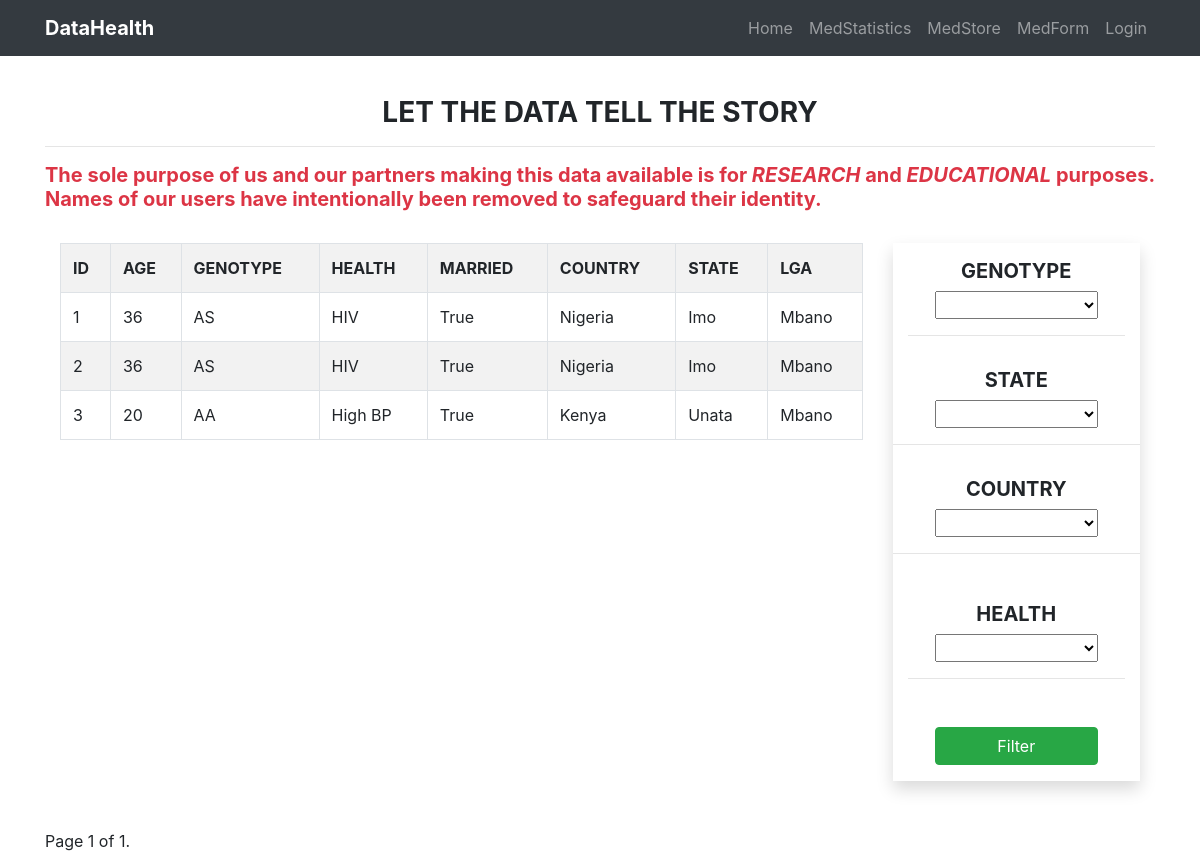
The app's page /medhistory/userstats/, older data.
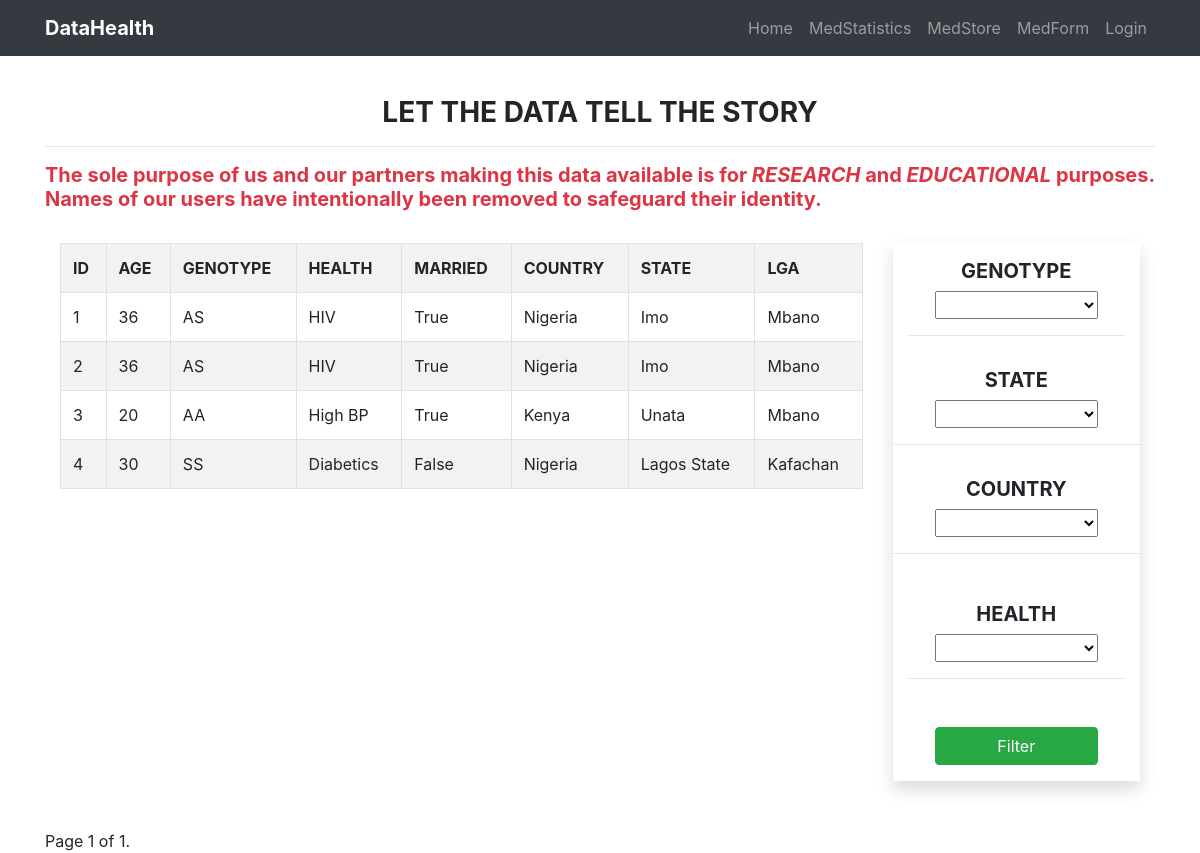
The same page, newer data.
### usersmedhistory/models.py (models this page shows, shortened)
class UserMedicalRecord(models.Model):
    user_choices = (
        ('AA', 'AA'), ('AS', "AS"),('SS', 'SS')
    )
    user = models.ForeignKey(User, on_delete=models.CASCADE)
    age = models.IntegerField()
    email = models.EmailField(null=True, blank=True)
    phone = models.IntegerField(blank=True, null=True)
    country = models.ForeignKey(Country, on_delete=models.CASCADE)
    state = models.ForeignKey(State, on_delete=models.CASCADE)
    local_government = models.ForeignKey(LocalGovernment, on_delete=models.CASCADE)
    health_challenge = models.ForeignKey(HealthChallenge, on_delete=models.CASCADE)
    married = models.BooleanField(default=False)
    children = models.IntegerField(blank=True, null=True)
    wife = models.IntegerField(blank=True, null=True)
    address = models.CharField(max_length=250, blank=True, null=True)
    genotype = models.CharField(max_length=2, choices=user_choices)
    date = models.DateField(auto_now_add=True)
    class Meta:
        ordering = ["user"]

class HealthChallenge(models.Model):
    name = models.CharField(max_length=50)
    def __str__(self):
        return self.name

class Country(models.Model):
    name = models.CharField(max_length=50)
    def __str__(self):
        return self.name

class State(models.Model):
    name = models.CharField(max_length=50)
    country = models.ForeignKey(Country, on_delete=models.CASCADE)
    def __str__(self):
        return self.name

class LocalGovernment(models.Model):
    name = models.CharField(max_length=50)
    country = models.ForeignKey(Country, on_delete=models.CASCADE)
    state = models.ForeignKey(State, on_delete=models.CASCADE)
    def __str__(self):
        return self.name

### usersmedhistory/views.py (the view)
# urls.py: path('userstats/', statistics, name='stats'),
def statistics(request):
    queryset = UserMedicalRecord.objects.all()
    genotype = request.GET.get('genotype')
    if genotype != '' and genotype is not None:
        queryset = queryset.filter(genotype__icontains=genotype)
    state = request.GET.get('state')
    if state != '' and state is not None:
        queryset = queryset.filter(state__name__icontains=state)
    health = request.GET.get('health')
    if health != '' and health is not None:
        queryset = queryset.filter(health_challenge__name__icontains=health)
    country = request.GET.get('country')
    if country != '' and country is not None:
        queryset = queryset.filter(country__name__icontains=country)
    paginator = Paginator(queryset, 30)
    page_number = request.GET.get('page', 1)
    try:
        page = paginator.page(page_number)
    except PageNotAnInteger:
        page = paginator.page(1)
    except EmptyPage:
        page = paginator.page(paginator.num_pages)
    context ={"queryset": queryset, 'page': page,}
    template = 'medicalrecord/illstatistics.html'
    return render(request, template, context)

### templates/medicalrecord/illstatistics.html (shortened to what the changed rows need)
{% extends "index.html" %}
{% load crispy_forms_tags %}
{% load staticfiles %}
{% block content %}
<div class="container mx-auto row mt-5 pt-5">
    <div class="col-md-9 col-sm-12 table-responsive">
        <table style="width:100%" class="table table-striped table-bordered ">
            <tr class="text-uppercase">
                <th>ID</th>
                <th>AGE</th>
                <th>GENOTYPE</th>
                <th>HEALTH </th>
                <th>MARRIED</th>
                <th>COUNTRY</th>
                <th>STATE</th>
                <th>LGA</th>
            </tr>
            {% for record in queryset %}
            <tr>
                <td>{{ record.id }}</td>
                <td>{{ record.age }}</td>
                <td>{{ record.genotype }}</td>
                <td>{{ record.health_challenge }}</td>
                <td>{{ record.married }}</td>
                <td>{{ record.country }}</td>
                <td>{{ record.state }}</td>
                <td>{{record.local_government}}</td>
            </tr>
            {% endfor %}
        </table>
    </div>
</div>
{% endblock content %}

Row changes from the older to the newer data that the page shows:
added UserMedicalRecord: id "4", age "30", genotype "SS", health_challenge "Diabetics", married "False", country "Nigeria", state "Lagos State", local_government "Kafachan"
